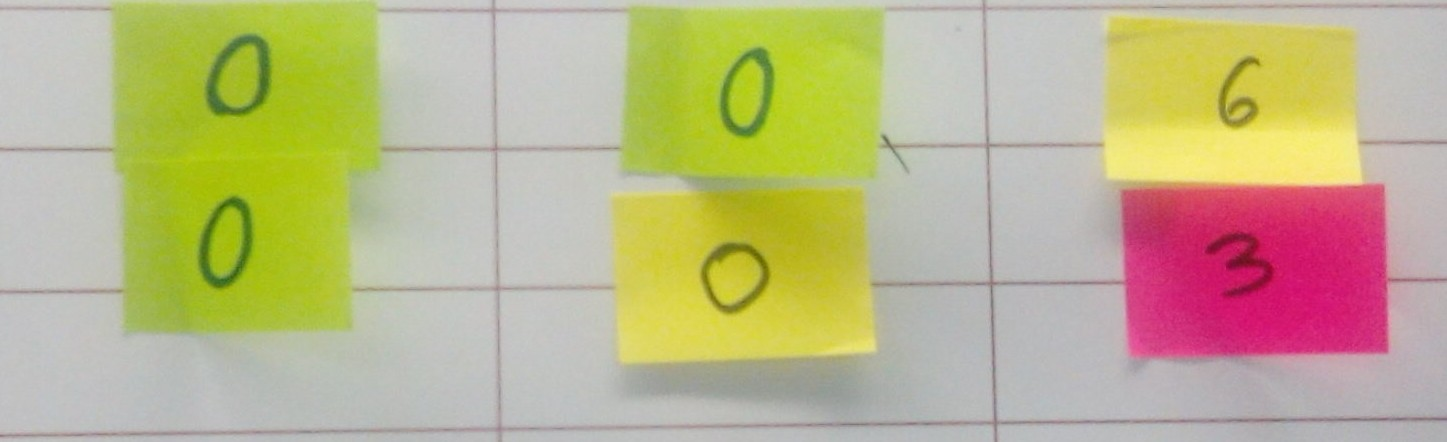
#> input picture Picture.jpg, 1447 x 442 px
$ jupyter execute --allow-errors Image_processing.ipynb
#> lines starting #> are read from the running program, lines starting #| are printed output that depends on the picture; after the words box and inside, x2 and y2 are one past the last pixel; in counts of white or black regions, pixels touching at a corner belong together
# Scorecard image processing

[cell 1]
import numpy as np
import cv2
from PIL import Image

[cell 2]
img=cv2.imread('Picture.jpg',0) #to read image in grayscale
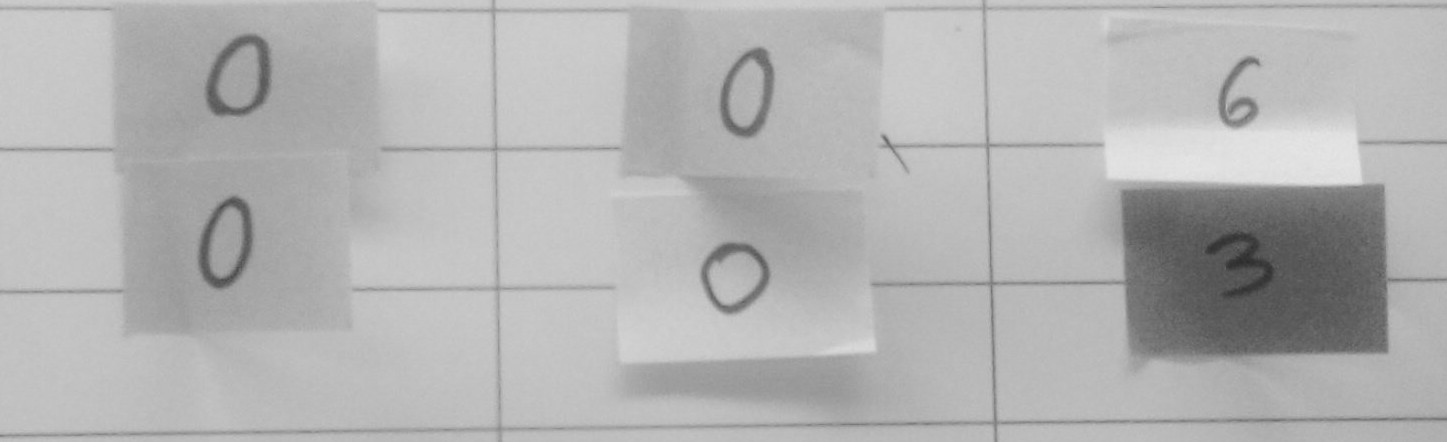
#> img: shape (442, 1447); min 43, max 230, mean 178.5
img=cv2.resize(img,(960,540)) # to resize image to fit the display
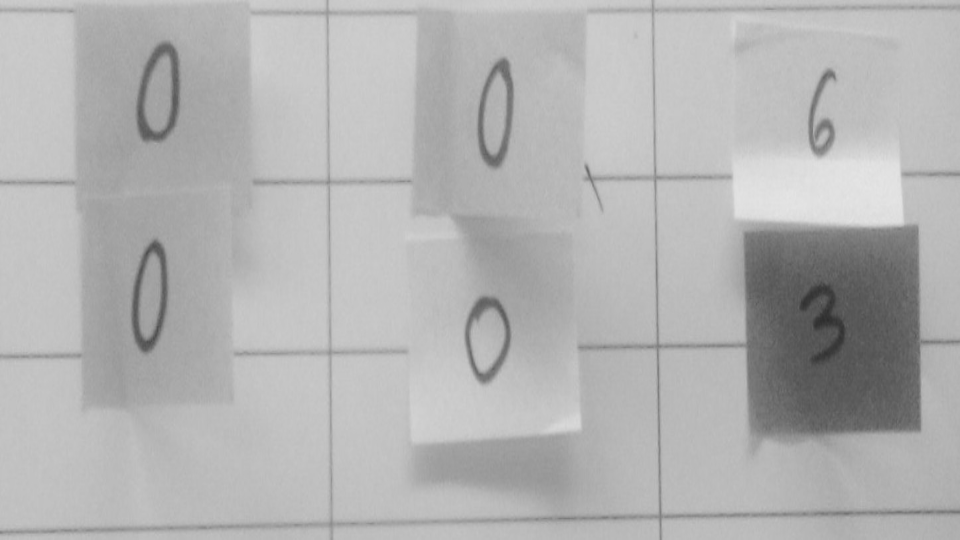
#> img: shape (540, 960); min 44, max 230, mean 178.4
cv2.imshow('abc',img)  # to show image as output
cv2.waitKey(0) # waitkey to stop display

[cell 3]
ret,thresh = cv2.threshold(img,150,255,cv2.THRESH_BINARY) # to find threshold on the basis of black white intensity
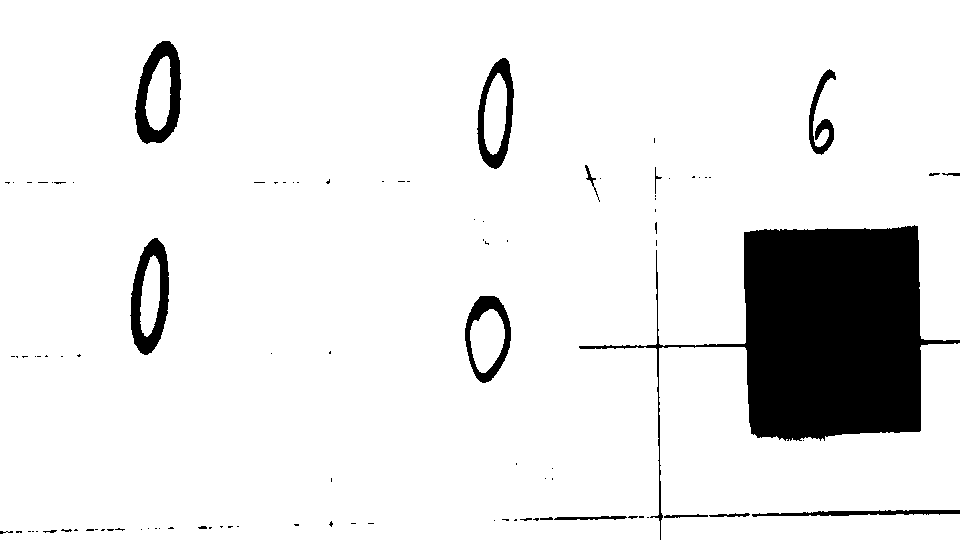
#> thresh: shape (540, 960); 90.9% white; 99 black regions (78 under 20 px), largest, box (x1, y1, x2, y2) and area: (579, 225, 960, 540) 36945, (135, 41, 181, 144) 2286, (130, 238, 169, 355) 2201
cv2.imshow('def',thresh)
cv2.waitKey(0)

[cell 4]
th2 = cv2.adaptiveThreshold(img,255,cv2.ADAPTIVE_THRESH_GAUSSIAN_C,\
        cv2.THRESH_BINARY,11,2) #adaptive threshold to get threshold at small regions
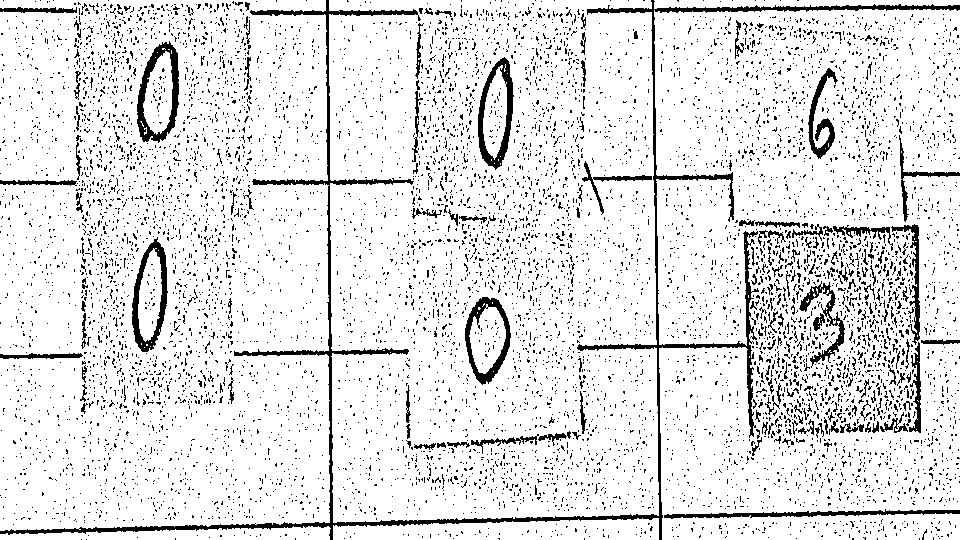
#> th2: shape (540, 960); 89.2% white; 8413 black regions (8234 under 20 px), largest, box (x1, y1, x2, y2) and area: (0, 0, 960, 540) 11166, (137, 41, 179, 143) 1472, (478, 57, 514, 170) 1357
cv2.imshow('ghi',th2)
cv2.waitKey(0)

[cell 5]
blur = cv2.GaussianBlur(img,(5,5),0)
ret3,th3 = cv2.threshold(blur,0,255,cv2.THRESH_BINARY+cv2.THRESH_OTSU) # otsu's binariztion, automatically choose threshold
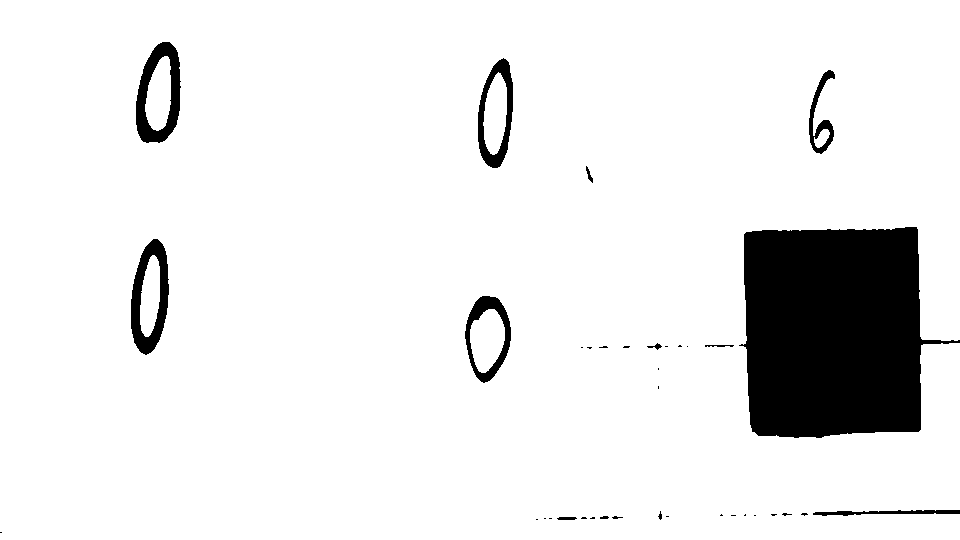
#> th3: shape (540, 960); 91.5% white; 37 black regions (24 under 20 px), largest, box (x1, y1, x2, y2) and area: (739, 227, 960, 438) 35663, (136, 42, 181, 143) 2143, (131, 239, 169, 355) 2100
#> ret3 = 145
cv2.imshow('jkl',th3)
cv2.waitKey(0)

[cell 6]
blur = cv2.GaussianBlur(img,(3,3),0)  # use gaussian blur to reduce noise in the image
v=int(np.median(img))  #take median of the img
#> v = 186
sigma=0.33
lower = max(0, (1.0 - sigma) * v)
#> lower = 124.6
lower=int(lower)
#> lower = 124
upper = min(255, (1.0 + sigma) * v)
#> upper = 247.4
upper=int(upper)
#> upper = 247
edges = cv2.Canny(blur,lower-200,upper)
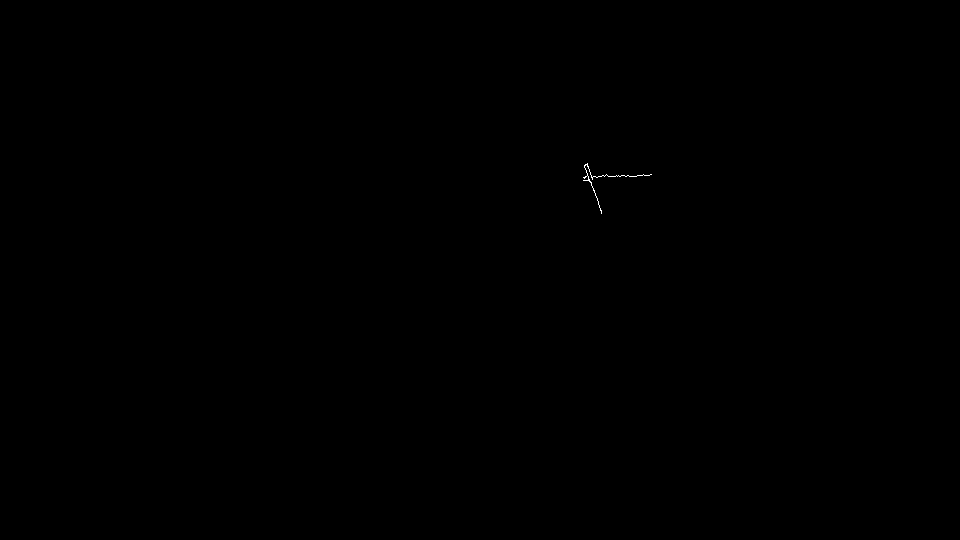
#> edges: shape (540, 960); 0.03% white in thin lines or dots, all inside (x1, y1, x2, y2) = (583, 163, 652, 214)
cv2.imshow('mno',edges)
cv2.waitKey(0)

[cell 7]
(cnts, _) = cv2.findContours(edges, cv2.RETR_TREE, cv2.CHAIN_APPROX_SIMPLE)
#> cnts = 1 contour, all with area under 20
cnts = sorted(cnts, key = cv2.contourArea, reverse = True)[:10]
cnt1=cnts[0]
#> cnt1 = contour of 164 points, box (x1, y1, x2, y2) (583, 163, 652, 214), area 13
x,y,w,h = cv2.boundingRect(cnt1)
#> x = 583; y = 163; w = 69; h = 51
crop=img[y:y+h,x:x+w]
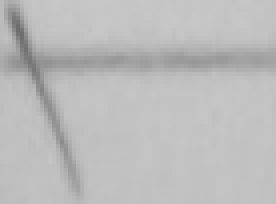
#> crop: shape (51, 69) (shown 4 times larger); min 108, max 200, mean 187.6
cv2.imshow('pqr',crop)
cv2.waitKey(0)

0 to 0.1 - accout names and date
0.23 to 0.35 - first line
0.35 to 0.47 - secondline
0.47 to 0.6- third line

codes can be used further

crop_blur = cv2.GaussianBlur(crop,(3,3),0)  # use gaussian blur to reduce noise in the image
v=int(np.median(crop))  #take median of the img
sigma=0.33
lower = max(0, (1.0 - sigma) * v)
lower=int(lower)
upper = min(255, (1.0 + sigma) * v)
upper=int(upper)
crop_edges = cv2.Canny(crop_blur,lower-100,upper)
cv2.imshow('mno',crop_edges)
cv2.waitKey(0)

(crop_cnts, _) = cv2.findContours(crop_edges, cv2.RETR_TREE, cv2.CHAIN_APPROX_SIMPLE)
crop_cnts = sorted(crop_cnts, key = cv2.contourArea, reverse = True)[:20]
crop_cnts1=crop_cnts[3]
x,y,w,h = cv2.boundingRect(crop_cnts1)
crop_cnts1=img[y:y+h,x:x+w]
cv2.imshow('pqr',crop_cnts1)
cv2.waitKey(0)

(crop_cnts, _) = cv2.findContours(crop_edges, cv2.RETR_TREE, cv2.CHAIN_APPROX_SIMPLE)
crop_cnts = sorted(crop_cnts, key = cv2.contourArea, reverse = True)[:20]
i=0
for cnt in crop_cnts:
    approx = cv2.approxPolyDP(cnt,0.01*cv2.arcLength(cnt,True),True)
    print len(approx)
    if len(approx)==4:
        cnt_filter[i]=cnt
        i=i+1

[cell 8]
array_img=[]
x=4
y=6
(h_full, w_full) = crop.shape
#> h_full = 51; w_full = 69
h=0.23
#> (the rest of this cell did not finish here and is left out)
